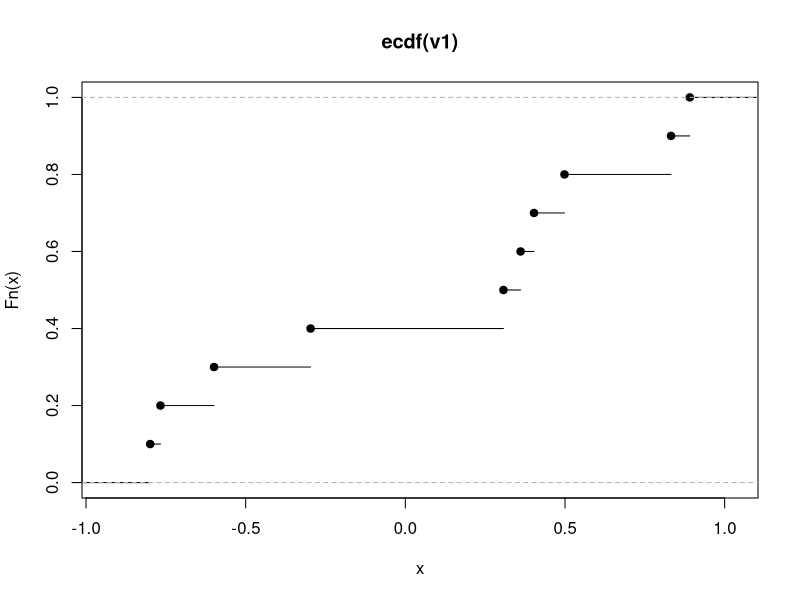
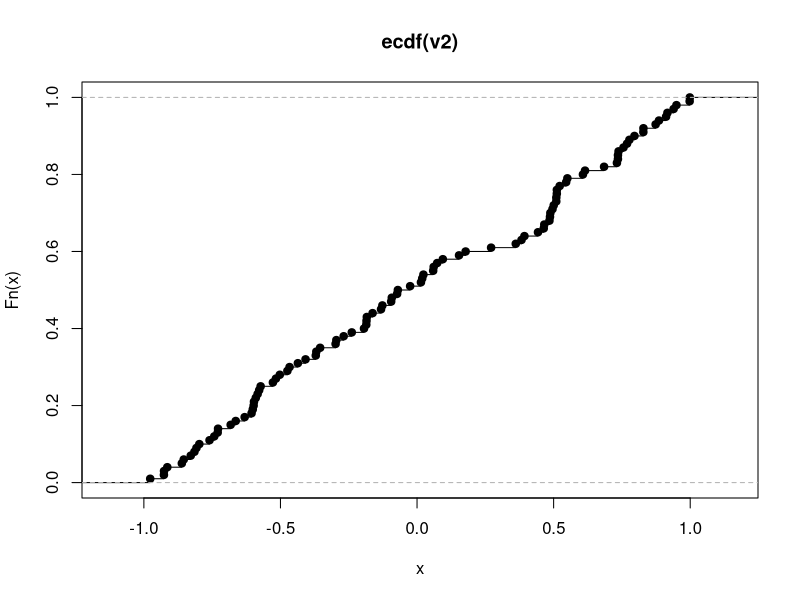
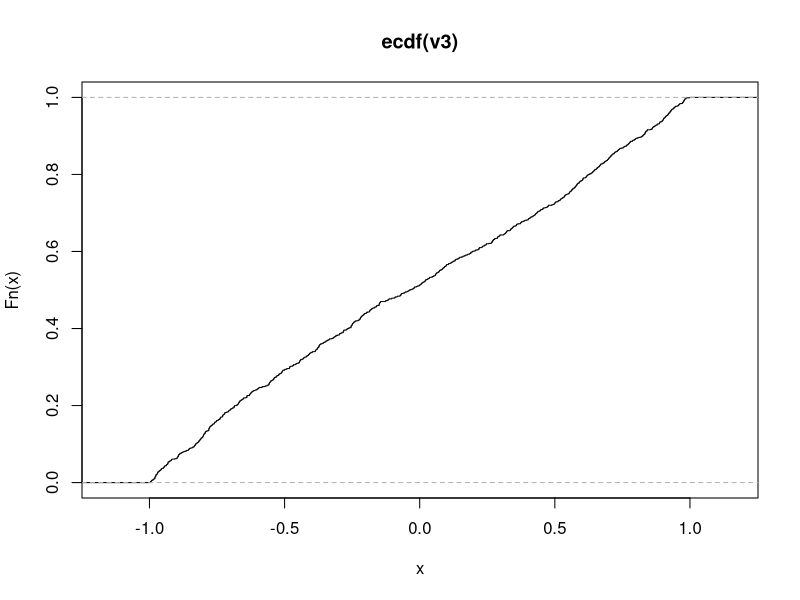
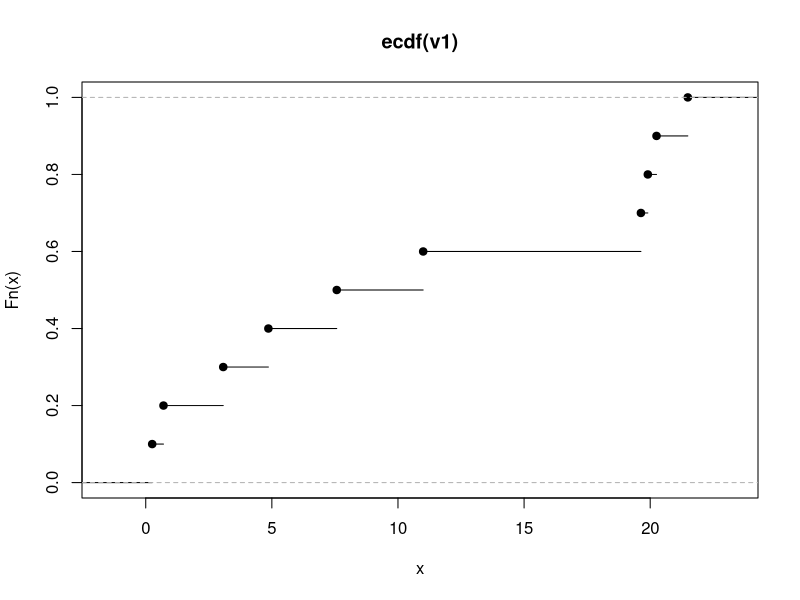
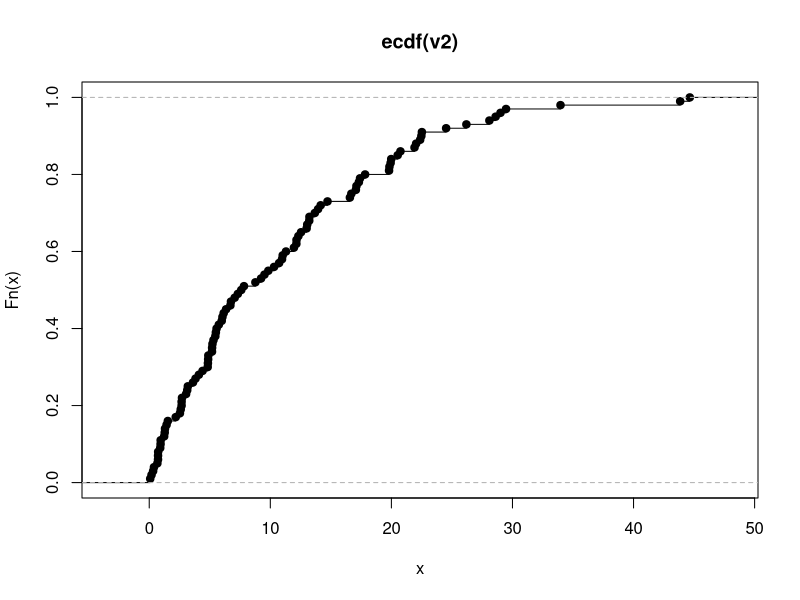
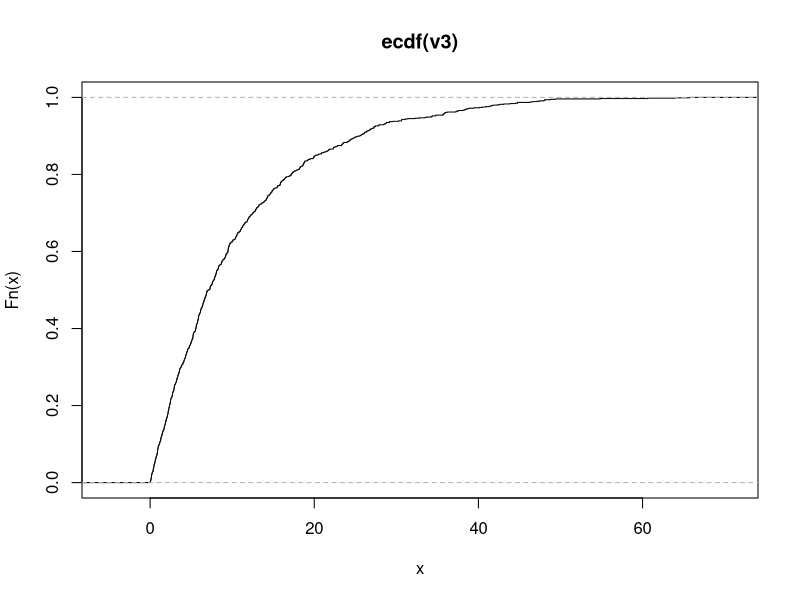
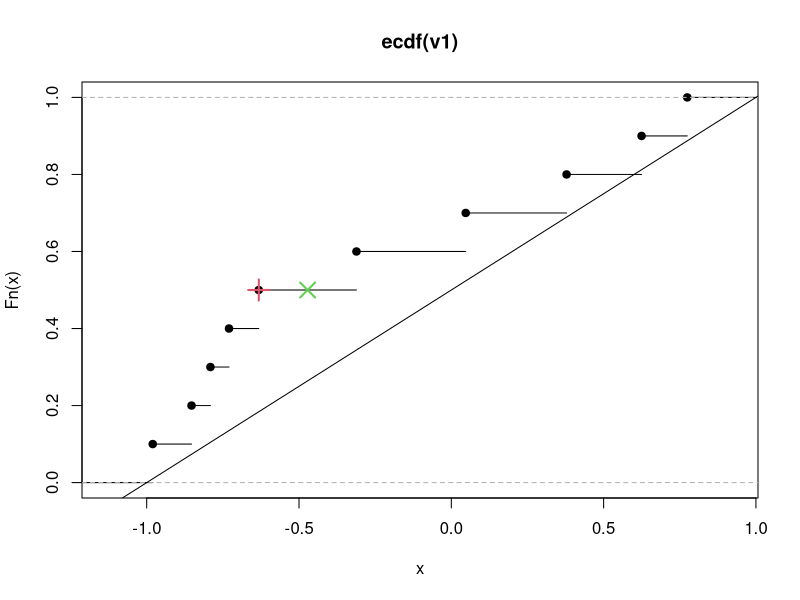
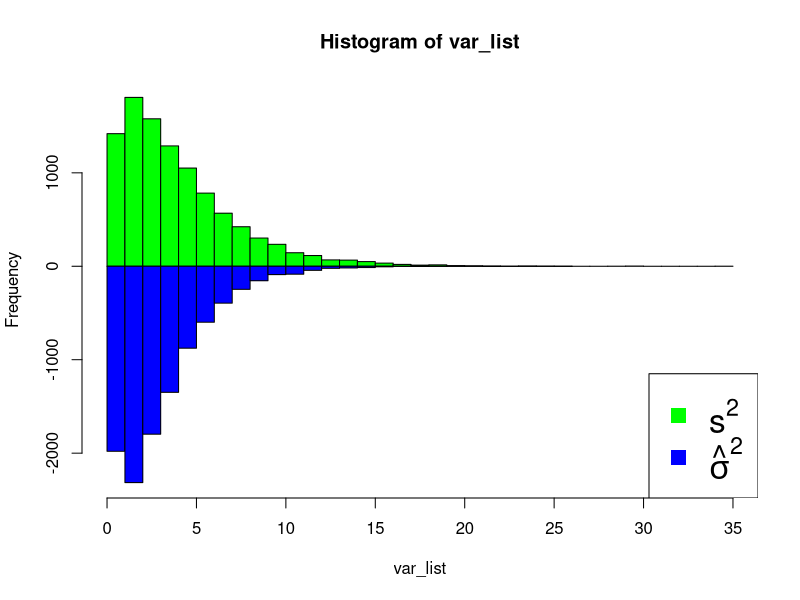

Write R code to recreate these figures, in order. (Note: this script raises an error after producing the figures.)
# Generate sample of size 50 from normal distribution with mean
# 100 and sd = 15.
set.seed(4231)
sample1 <- rnorm(n = 50, mean = 100, sd = 15)

# Write a function using sum() and length() to compute the
# sample mean of a vector.
f_mean <- function(vec){
  
}

# Check function on sample1.
mean(sample1)
f_mean(sample1)

# Write a function to compute the sample variance of a vector.
f_var <- function(vec) {
  
}

# Check on sample1.
var(sample1)
f_var(sample1)

# Empirical cdf (ecdf) 
# Generate data from uniform on -1 to 1.
set.seed(8289)
v1 <- runif(n = 10, min = -1, max = 1)
plot(ecdf(v1))
v2 <- runif(n = 100, min = -1, max = 1)
plot(ecdf(v2))
v3 <- runif(n = 1000, min = -1, max = 1)
plot(ecdf(v3))

# Generate data from exponential(0.1).
set.seed(8289)
v1 <- rexp(n = 10, rate = .1)
plot(ecdf(v1))
v2 <- rexp(n = 100, rate = .1)
plot(ecdf(v2))
v3 <- rexp(n = 1000, rate = .1)
plot(ecdf(v3))

# Quantiles
# Estimate the q = .25 quantile from a sample from uniform on -1, 1.
# Generate again from uniform
set.seed(9832)
v1 <- runif(n = 10, min = -1, max = 1)
ecdf1 <- ecdf(v1)
plot(ecdf1)
# Heights at increments of 1/n.
# Cdf of Unif[-1,1] is (x-a)/(b-a) = (x - -1)/(1 - -1) = (x + 1)/2 = (1/2)x + 1/2
abline(a = 1/2, b = 1/2)
# Estimate .5 quantile via ecdf
# X_(.5) = inf{x : F(x) >= q}
# Greatest lower bound of set of x values for which the ecdf is 
# greater or equal to .5.
ecdf_tab <- round(cbind(sort(v1), seq(.1, 1, .1)), 3)
colnames(ecdf_tab) <- c("x", "F(x)")
ecdf_tab
points(ecdf_tab[5,1], ecdf_tab[5,2], pch = 3, col = 2, cex = 2, lwd = 2)
# What does R do by default?
quantile(x = v1, probs = .5)
points(quantile(x = v1, probs = .5), .5, pch = 4, col = 3, cex = 2, lwd = 2)
# Here there are n = 10 observations.
# R uses type = 7 which specifies that the kth order statistic is
# assigned cumulative probability of (k-1)/(n-1). Furthermore, 
# R help notes that "All sample quantiles are defined as weighted 
# averages of consecutive order statistics."
type7_tab <- round(cbind(sort(v1), seq(0, 1, 1/9)), 3)
colnames(type7_tab) <- c("x", "F(x)")
type7_tab
# Weighted avg of consecutive order statistics.
mean(type7_tab[5:6,1])

# Bias of s^2_{mle}
var_mle <- function(vec) {
  n <- length(vec)
  out <- ((n-1)/n)*var(vec)
  return(out)
}

# Generate N(0, 2^2) sample of size 4
# Sample variance s^2 is unbiased (i.e., bias = 0). 
# Bias is of var_mlw is sigma^2/n = 2^2/4 = 1.
set.seed(1838)
norm1 <- rnorm(n = 4, mean = 0, sd = 2)

# Calculate sample variance and mle variance estimates.
var(norm1)
var_mle(norm1)

# Do this 10000 times to estimate variance over 10000 replications.
set.seed(7488)
dat_list <- replicate(n = 10000, expr = rnorm(4, 0, 2), simplify = FALSE)
# Apply each function to dat_list
var_list <- sapply(X = dat_list, FUN = var, simplify = TRUE)
var_mle_list <- sapply(X = dat_list, FUN = var_mle, simplify = TRUE)
mean(var_list)
mean(var_mle_list)
# Estimate bias
mean(var_list) - 4
mean(var_mle_list) - 4

# What about variance of estimators?
# Variance of s^2 for normal(mu, sigma^2) is 2*sigma^4/(n-1).
#   = 2*sigma^4/(n-1) = 2(2^4)/(4-1) = 32/3 = 10.67
# Variance of sigma_hat^2 for normal(mu, sigma^2) is 2(n-1)*sigma^4/(n-1)^2.
#   = 2(n-1)*sigma^4/(n-1)^2 = 2(4-1)(2^4)/(4)^2 = 2*3 = 6
var(var_list)
var(var_mle_list)
h1 <- hist(var_list, breaks = 30, plot = FALSE)
h2 <- hist(var_mle_list, breaks = 30, plot = FALSE)
h2$counts <- -h2$counts
hmax = max(h1$counts)
hmin = min(h2$counts)
X = c(h1$breaks, h2$breaks)
xmax = max(X)
xmin = min(X)
plot(h1, ylim = c(hmin, hmax), col = "green", xlim = c(xmin, xmax))
lines(h2, col = "blue")
legend(x = "bottomright", 
       legend = c(expression(s^2), expression(hat(sigma)^2)),
       pch = 15, col = c("green", "blue"), cex = 2)
dat <- data.frame(Method = rep(c("Sample Variance", "MLE Variance"), each = 10000),
                  Estimate = c(var_list, var_mle_list))
boxplot(dat$Estimate ~ dat$Method,
        xlab = "Method", ylab = "Estimate", 
        main = "10000 samples from N(0, 2^2)")

# MSE of estimators is var + bias^2
# For sample variance, MSE = 10.67 + 0 = 10.67.
# For mle variance, MSE = 6 + 1 = 7.00.
mean((var_list - 4)^2)
mean((var_mle_list - 4)^2)

# Generate exponential data with lambda = 1/10 using the inverse
# transform method.
gen_exp <- function(n, lambda) { return(-log(runif(n)) / lambda) }
set.seed(2347)
samp1 <- gen_exp(n = 10000, lambda = 1/10)
plot(density(samp1), lwd = 2, col = 2)
points(density(samp2), lwd = 2, col = 3, type = "l")

# Sum (convolution) vs mixture.
set.seed(9921)
X1 <- rnorm(n = 10000, mean = 0, sd = 1)
X2 <- rnorm(n = 10000, mean = 3, sd = 1)
S <- X1 + X2
hist(S, breaks = 100)

# 50/50 mixture of univariate normals
set.seed(6327)
Z <- rbinom(n = 10000, size = 1, prob = 1/2)
M <- NULL
for (i in 1:length(Z)) {
  if(Z[i] == 0) { M[i] <- rnorm(1, mean = 0, sd = 1) } else {
    M[i] <- rnorm(1, mean = 3, sd = 1)
  }
}
hist(M, breaks = 100)

# Generate multivariate normal
mvn_gen <- function(n, mu, sigma, factorization = "Cholesky") {
  # Generate a sample of size n from multivariate normal with
  # mean vector mu and covariance matrix sigma.
  # Argument factorization can be either "Cholesky" or "Spectral".
  d <- length(mu)
  Z <- matrix(rnorm(n*d), nrow = n, ncol = d)
  if(factorization == "Cholesky") { Q <- chol(sigma) } else {
    if(factorization == "Spectral") {
      ev <- eigen(sigma)
      lambda <- ev$values
      P <- ev$vectors
      Q <- P %*% diag(sqrt(lambda)) %*% t(P) } else {
        stop("Arg factorization must be 'Cholesky' or 'Spectral'.")
      } }
  mu <- matrix(mu, nrow = d, ncol = 1)
  J = matrix(1, nrow = n, ncol = 1)
  X <- Z %*% Q + J %*% t(mu)
  return(data.frame(X))
}

sig <- matrix(c(1, .5, .8, .5, 1, 0, .8, 0, 1), 3, 3, byrow = TRUE)

set.seed(2381)
mv1 <- mvn_gen(n = 1000, mu = c(0, 1, 4), sigma = sig, factorization = "Cholesky")
plot(mv1)
mv2 <- mvn_gen(n = 1000, mu = c(0, 1, 4), sigma = sig, factorization = "Spectral")
plot(mv2)
